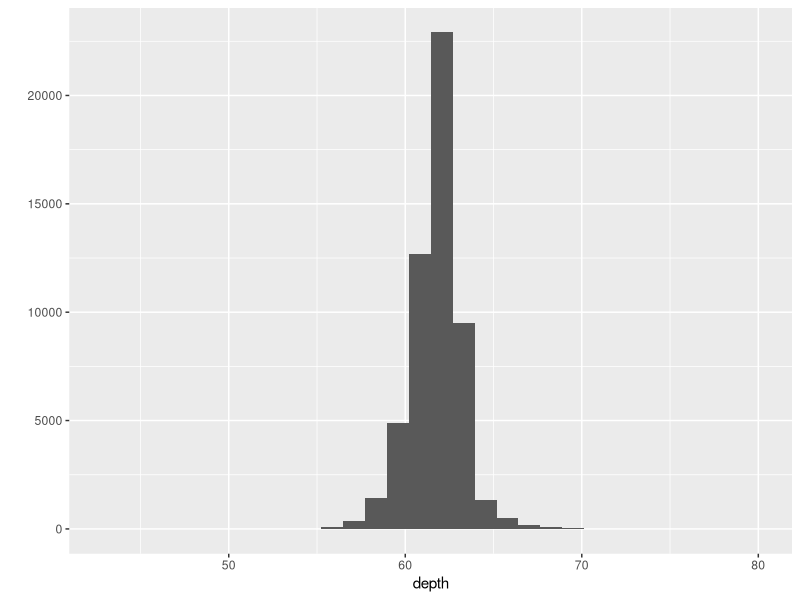
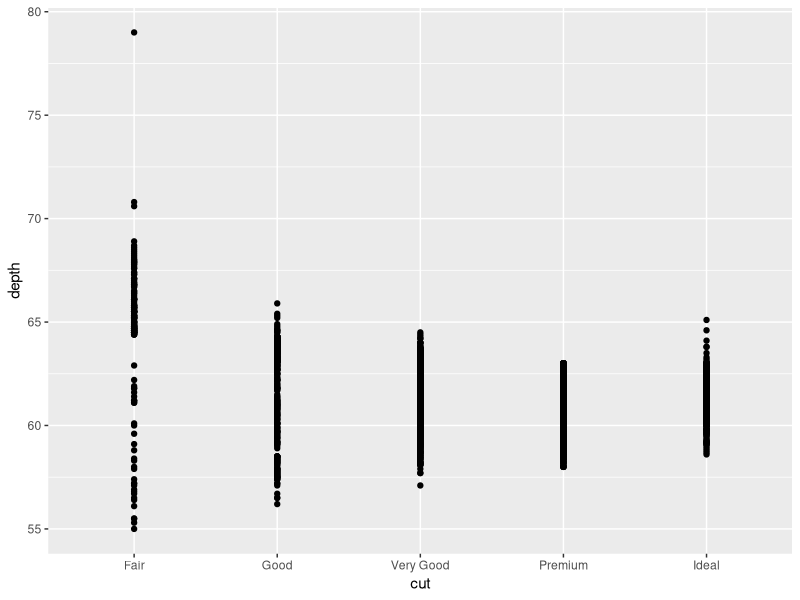
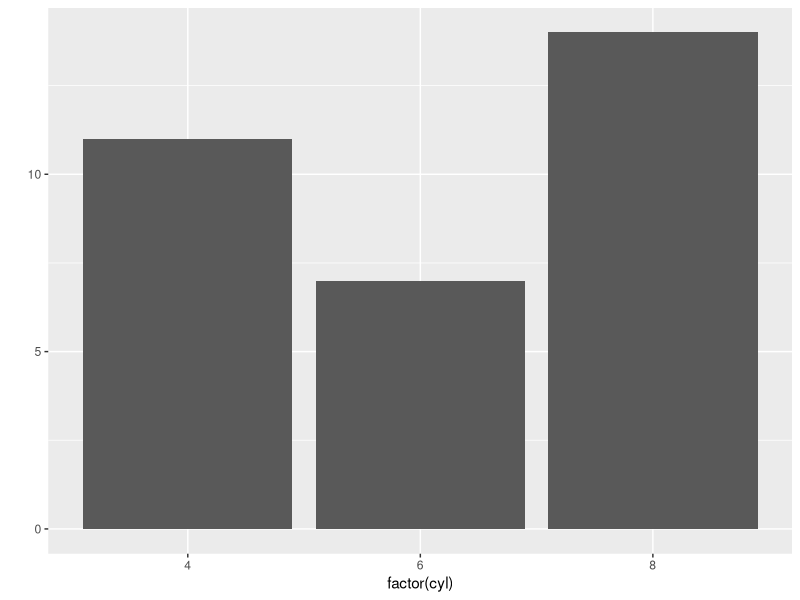
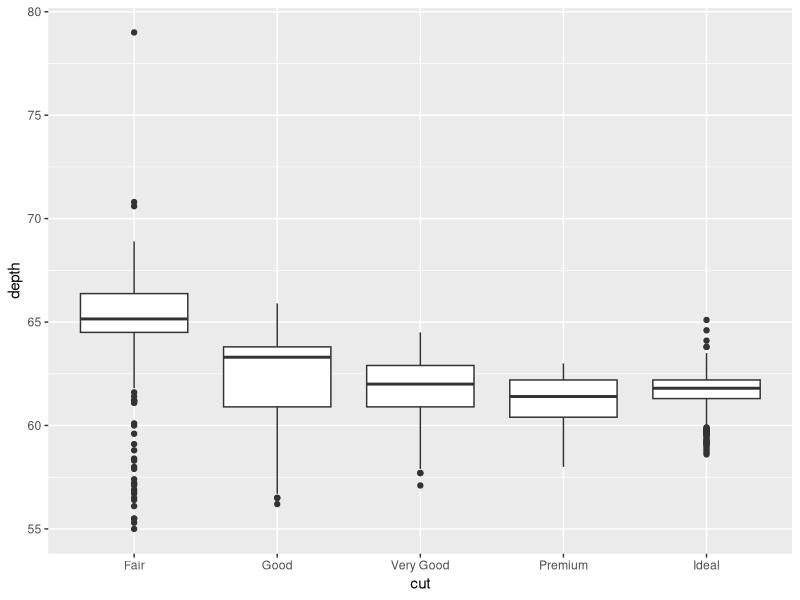
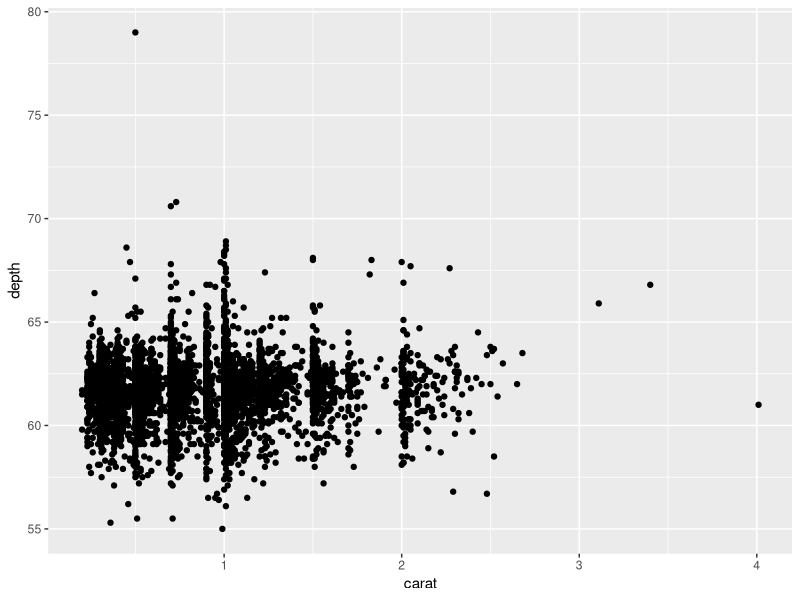
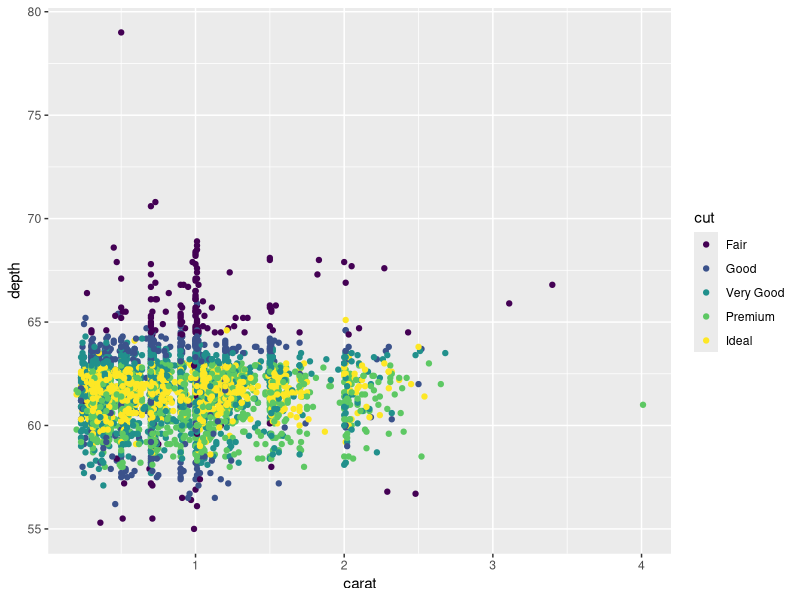
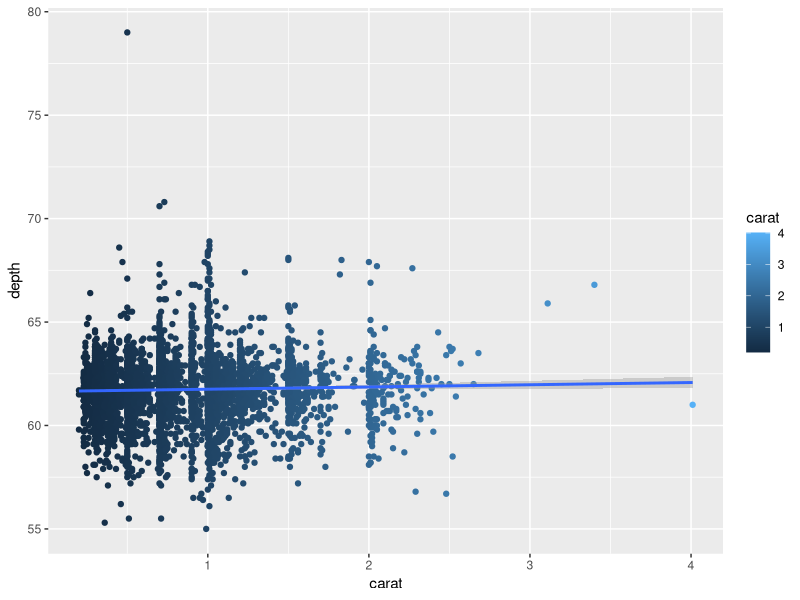
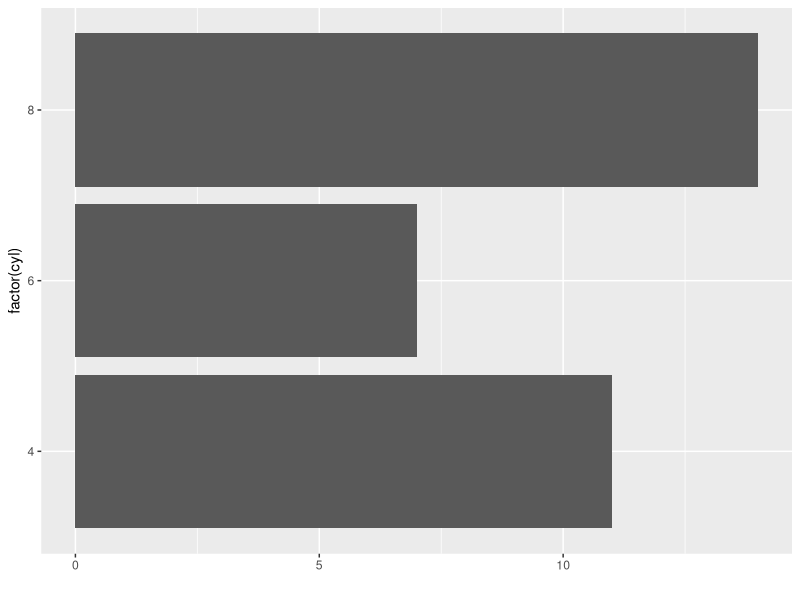

Here is the R script that generated these plots, in order:
## ---- chunk 1
knitr::opts_chunk$set(echo = TRUE,warning=F,message=F,eval=T,cache=T)
## ---- chunk 2
library(ggplot2)
## ---- chunk 3
library(knitr)
kable(head(diamonds))
## ---- chunk 4
# histogram
qplot(depth, data=diamonds)
## ---- chunk 5
diamonds <- diamonds[sample(1:nrow(diamonds),5000),]
## ---- chunk 6
qplot(cut, depth, data=diamonds)
## ---- chunk 7
qplot(factor(cyl), data=mtcars,geom="bar")
## ---- chunk 8
qplot(data=diamonds,x=cut,y=depth,geom="boxplot")
## ---- chunk 9
# scatterplot
qplot(carat, depth, data=diamonds)
## ---- chunk 10
qplot(carat, depth, data=diamonds,color=cut)
## ---- chunk 11
myGG<-qplot(data=diamonds,x=carat,y=depth,color=carat) 
myGG + stat_smooth(method="lm")
## ---- chunk 12
qplot(factor(cyl), data=mtcars, geom="bar") + 
coord_flip()
## ---- chunk 13
ggplot(diamonds, aes(clarity, fill=cut)) + geom_bar()
## ---- chunk 14
library(RColorBrewer)
myColors <- brewer.pal(5,"Accent")
names(myColors) <- levels(diamonds$cut)
colScale <- scale_colour_manual(name = "cut",
                                values = myColors)
## ---- chunk 15
p <- ggplot(diamonds,aes(carat, depth,colour = cut)) + 
  geom_point()
p + colScale
